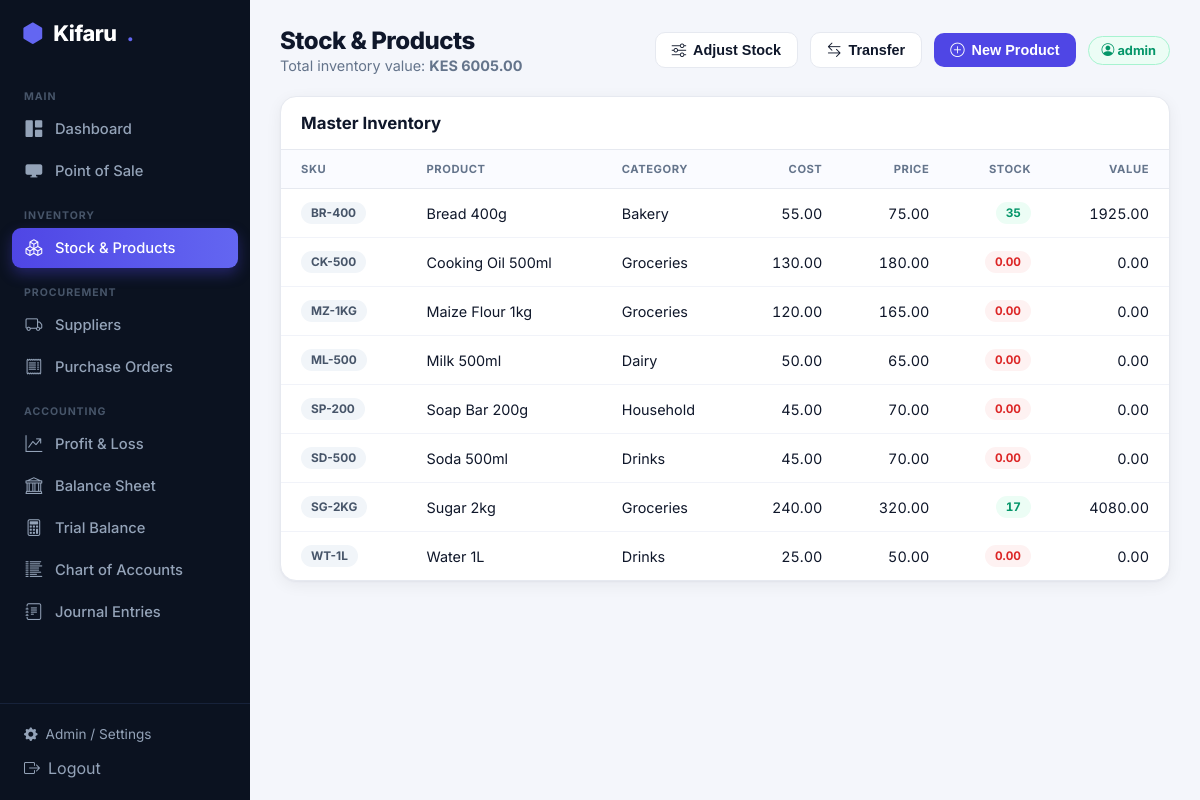
Screenshot of /inventory/ (signed in) with the database file from the repository.
### inventory/models.py (models this page shows, shortened)
class Product(models.Model):
    UNIT_CHOICES = [
        ('PCS', 'Pieces'),
        ('KG', 'Kilograms'),
        ('LTR', 'Liters'),
        ('BOX', 'Boxes'),
    ]
    sku = models.CharField(max_length=50, unique=True, help_text="Stock Keeping Unit (Barcode/ID)")
    name = models.CharField(max_length=255)
    category = models.ForeignKey(ProductCategory, on_delete=models.PROTECT)
    unit_of_measure = models.CharField(max_length=5, choices=UNIT_CHOICES, default='PCS')
    cost_price = models.DecimalField(max_digits=12, decimal_places=2, default=Decimal('0.00'),
                                     help_text="Default buying cost per unit (KES)")
    selling_price = models.DecimalField(max_digits=12, decimal_places=2, default=Decimal('0.00'),
                                        help_text="Default selling price per unit (KES)")
    reorder_level = models.DecimalField(max_digits=10, decimal_places=2, default=Decimal('0.00'),
                                        help_text="Alert when total stock falls to or below this")
    is_active = models.BooleanField(default=True)
    created_at = models.DateTimeField(auto_now_add=True)
    def get_moving_average_cost(self):
        from django.db.models import F, Sum
        inbound = self.movements.filter(quantity__gt=0)
        agg = inbound.aggregate(
            qty=Sum('quantity'),
            value=Sum(F('quantity') * F('unit_cost')),
        )
        qty = agg['qty'] or Decimal('0.00')
        value = agg['value'] or Decimal('0.00')
        if qty > 0 and value > 0:
            return (value / qty).quantize(Decimal('0.01'))
        return self.cost_price or Decimal('0.00')
    def get_total_stock(self):
        result = self.movements.aggregate(total=Sum('quantity'))
        return result['total'] or Decimal('0.00')

class ProductCategory(models.Model):
    name = models.CharField(max_length=100)
    description = models.TextField(blank=True, null=True)
    class Meta:
        verbose_name_plural = "Product Categories"

### inventory/views.py (the view)
# urls.py: path('', views.inventory_dashboard, name='inventory_dashboard'),
@login_required(login_url='/admin/login/')
def inventory_dashboard(request):
    products = Product.objects.filter(is_active=True).select_related('category').order_by('name')
    warehouses = Warehouse.objects.filter(is_active=True)
    rows = []
    for p in products:
        total = p.get_total_stock()
        rows.append({
            'product': p, 'stock': total,
            'low': total <= (p.reorder_level or 0),
            'value': total * p.get_moving_average_cost(),
        })
    total_value = sum((r['value'] for r in rows), Decimal('0.00'))
    return render(request, 'inventory/dashboard.html', {
        'rows': rows, 'products': products, 'warehouses': warehouses,
        'categories': ProductCategory.objects.all().order_by('name'),
        'total_value': total_value, 'active': 'inventory',
    })

### inventory/templates/inventory/dashboard.html (shortened to what this page needs)
{% extends 'base.html' %}
{% block heading %}Stock &amp; Products{% endblock %}
{% block subheading %}Total inventory value: <strong>KES {{ total_value|floatformat:2 }}</strong>{% endblock %}
{% block topaction %}
<button class="k-btn k-btn-light" onclick="show('adjustModal')"><i class="bi bi-sliders"></i> Adjust Stock</button>
<button class="k-btn k-btn-light" onclick="show('transferModal')"><i class="bi bi-arrow-left-right"></i> Transfer</button>
<button class="k-btn k-btn-primary" onclick="show('productModal')"><i class="bi bi-plus-circle"></i> New Product</button>
{% endblock %}
{% block content %}
<div class="k-card">
    <div class="k-sec-head"><h2>Master Inventory</h2></div>
    <table class="k-table">
        <thead><tr><th>SKU</th><th>Product</th><th>Category</th><th class="num">Cost</th><th class="num">Price</th><th class="num">Stock</th><th class="num">Value</th></tr></thead>
        <tbody>
        {% for row in rows %}
            <tr>
                <td><span class="k-badge b-gray">{{ row.product.sku }}</span></td>
                <td class="fw-bold">{{ row.product.name }}</td>
                <td>{{ row.product.category.name }}</td>
                <td class="num">{{ row.product.cost_price|floatformat:2 }}</td>
                <td class="num">{{ row.product.selling_price|floatformat:2 }}</td>
                <td class="num"><span class="k-badge {% if row.stock <= 0 %}b-red{% elif row.low %}b-amber{% else %}b-green{% endif %}">{{ row.stock }}</span></td>
                <td class="num">{{ row.value|floatformat:2 }}</td>
            </tr>
        {% empty %}
            <tr><td colspan="7" class="k-empty">No products yet. Click "New Product" to add one.</td></tr>
        {% endfor %}
        </tbody>
    </table>
</div>
{% endblock %}

### templates/base.html (shortened to what this page needs)
{% load static %}
<!DOCTYPE html>
<html lang="en">
<head>
    <link rel="stylesheet" href="https://cdn.jsdelivr.net/npm/bootstrap-icons@1.11.3/font/bootstrap-icons.css">
    <link rel="stylesheet" href="{% static 'css/kifaru.css' %}">
</head>
<body>
<div class="k-shell">
    <aside class="k-sidebar" id="kSidebar">
        <div class="k-brand"><i class="bi bi-hexagon-fill dot"></i> Kifaru<span class="dot">.</span></div>
        <nav class="k-nav">
            <div class="sec">Main</div>
            <a href="{% url 'admin_dashboard' %}" class="{% if active == 'dashboard' %}active{% endif %}"><i class="bi bi-grid-1x2-fill"></i> Dashboard</a>
            <a href="{% url 'pos_dashboard' %}" class="{% if active == 'pos' %}active{% endif %}"><i class="bi bi-display-fill"></i> Point of Sale</a>
            <div class="sec">Inventory</div>
            <a href="{% url 'inventory_dashboard' %}" class="{% if active == 'inventory' %}active{% endif %}"><i class="bi bi-boxes"></i> Stock &amp; Products</a>
            <div class="sec">Procurement</div>
            <a href="{% url 'supplier_list' %}" class="{% if active == 'suppliers' %}active{% endif %}"><i class="bi bi-truck"></i> Suppliers</a>
            <a href="{% url 'po_list' %}" class="{% if active == 'purchasing' %}active{% endif %}"><i class="bi bi-receipt"></i> Purchase Orders</a>
            <div class="sec">Accounting</div>
            <a href="{% url 'profit_loss' %}" class="{% if active == 'pnl' %}active{% endif %}"><i class="bi bi-graph-up-arrow"></i> Profit &amp; Loss</a>
            <a href="{% url 'balance_sheet' %}" class="{% if active == 'balance' %}active{% endif %}"><i class="bi bi-bank"></i> Balance Sheet</a>
            <a href="{% url 'trial_balance' %}" class="{% if active == 'trial' %}active{% endif %}"><i class="bi bi-calculator"></i> Trial Balance</a>
            <a href="{% url 'chart_of_accounts' %}" class="{% if active == 'coa' %}active{% endif %}"><i class="bi bi-list-columns-reverse"></i> Chart of Accounts</a>
            <a href="{% url 'journal_list' %}" class="{% if active == 'journals' %}active{% endif %}"><i class="bi bi-journal-text"></i> Journal Entries</a>
        </nav>
        <div class="k-side-foot">
            <a href="/admin/"><i class="bi bi-gear-fill"></i> Admin / Settings</a>
            <form method="post" action="/admin/logout/" style="margin:0">{% csrf_token %}
                <button type="submit" style="background:none;border:none;color:inherit;font:inherit;cursor:pointer;display:flex;align-items:center;gap:8px;padding:8px 10px;width:100%;border-radius:8px" onmouseover="this.style.background='#111a2e';this.style.color='#fff'" onmouseout="this.style.background='none';this.style.color=''"><i class="bi bi-box-arrow-right"></i> Logout</button>
            </form>
        </div>
    </aside>
    <main class="k-main">
        <div class="k-top">
            <div style="display:flex;align-items:center;gap:12px">
                <div>
                    <h1>{% block heading %}Dashboard{% endblock %}</h1>
                    <p>{% block subheading %}{% endblock %}</p>
                </div>
            </div>
            <div style="display:flex;align-items:center;gap:12px">
                {% block topaction %}{% endblock %}
                <span class="k-chip"><i class="bi bi-person-circle"></i> {{ request.user.username }}</span>
            </div>
        </div>
        {% block content %}{% endblock %}
    </main>
</div>
</body>
</html>

### static/css/kifaru.css (style rules this page uses)
:root { --k-bg:#f4f6fb; --k-surface:#ffffff; --k-ink:#0f172a; --k-muted:#64748b; --k-border:#e6e9f0; --k-brand:#4f46e5; --k-brand-2:#6366f1; --k-green:#10b981; --k-amber:#f59e0b; --k-red:#ef4444; --k-cyan:#06b6d4; --k-purple:#8b5cf6; --k-sidebar:#0b1220; --k-sidebar-ink:#94a3b8; --k-shadow:0 1px 2px rgba(16,24,40,.04),0 4px 16px rgba(16,24,40,.06); }
* { box-sizing:border-box }
body { font-family:'Inter',system-ui,-apple-system,Segoe UI,Roboto,sans-serif;background:var(--k-bg);color:var(--k-ink);margin:0 }
.k-shell { display:flex;min-height:100vh }
.k-sidebar { width:250px;background:var(--k-sidebar);color:var(--k-sidebar-ink);position:fixed;top:0;bottom:0;left:0;display:flex;flex-direction:column;z-index:50 }
.k-main { margin-left:250px;flex:1;padding:26px 30px;width:calc(100% - 250px) }
.k-brand { padding:20px 22px;font-weight:800;font-size:1.35rem;color:#fff;letter-spacing:-.02em;display:flex;align-items:center;gap:10px }
.k-brand .dot { color:var(--k-brand-2) }
.k-nav { padding:8px 12px;overflow-y:auto;flex:1 }
.k-nav .sec { font-size:.66rem;text-transform:uppercase;letter-spacing:.09em;color:#475569;font-weight:700;padding:16px 12px 6px }
.k-nav a { display:flex;align-items:center;gap:11px;color:var(--k-sidebar-ink);text-decoration:none;padding:10px 12px;border-radius:9px;font-weight:500;font-size:.92rem;margin-bottom:2px;transition:.15s }
.k-nav a.active { background:linear-gradient(90deg,var(--k-brand),var(--k-brand-2));color:#fff;box-shadow:0 6px 14px rgba(79,70,229,.35) }
.k-nav a i { width:20px;text-align:center;font-size:1.05rem }
.k-side-foot { padding:14px;border-top:1px solid #17223a }
.k-side-foot a { color:var(--k-sidebar-ink);text-decoration:none;font-size:.85rem;display:flex;align-items:center;gap:8px;padding:8px 10px;border-radius:8px }
.k-top { display:flex;justify-content:space-between;align-items:center;margin-bottom:22px;gap:12px;flex-wrap:wrap }
.k-top h1 { font-size:1.5rem;font-weight:800;margin:0;letter-spacing:-.02em }
.k-top p { margin:2px 0 0;color:var(--k-muted);font-size:.9rem }
.k-chip { background:#ecfdf5;color:#059669;border:1px solid #a7f3d0;padding:6px 13px;border-radius:999px;font-weight:700;font-size:.8rem }
.k-card { background:var(--k-surface);border:1px solid var(--k-border);border-radius:16px;box-shadow:var(--k-shadow) }
.k-sec-head { display:flex;justify-content:space-between;align-items:center;padding:16px 20px;border-bottom:1px solid var(--k-border) }
.k-sec-head h2 { font-size:1.05rem;font-weight:700;margin:0 }
.k-table { width:100%;border-collapse:collapse }
.k-table th { text-align:left;font-size:.7rem;text-transform:uppercase;letter-spacing:.05em;color:var(--k-muted);font-weight:700;padding:12px 20px;border-bottom:1px solid var(--k-border);background:#fafbff }
.k-table td { padding:13px 20px;border-bottom:1px solid #f1f3f9;font-size:.9rem }
.k-table tr:last-child td { border-bottom:none }
.k-table .num { text-align:right;font-variant-numeric:tabular-nums }
.k-badge { padding:4px 10px;border-radius:999px;font-size:.74rem;font-weight:700;display:inline-block }
.b-green { background:#ecfdf5;color:#059669 }
.b-red { background:#fef2f2;color:#dc2626 }
.b-gray { background:#f1f5f9;color:#475569 }
.k-btn { display:inline-flex;align-items:center;gap:7px;border:none;border-radius:10px;padding:9px 16px;font-weight:600;font-size:.9rem;cursor:pointer;text-decoration:none;transition:.15s }
.k-btn-primary { background:var(--k-brand);color:#fff }
.k-btn-light { background:#fff;color:var(--k-ink);border:1px solid var(--k-border) }

### rows the page displays
Product: product.sku "BR-400", product.name "Bread 400g", product.category.name "Bakery", product.cost_price "55.00", product.selling_price "75.00", stock "35", value "1925.00"
Product: product.sku "CK-500", product.name "Cooking Oil 500ml", product.category.name "Groceries", product.cost_price "130.00", product.selling_price "180.00", stock "0.00", value "0.00"
Product: product.sku "MZ-1KG", product.name "Maize Flour 1kg", product.category.name "Groceries", product.cost_price "120.00", product.selling_price "165.00", stock "0.00", value "0.00"
Product: product.sku "ML-500", product.name "Milk 500ml", product.category.name "Dairy", product.cost_price "50.00", product.selling_price "65.00", stock "0.00", value "0.00"
Product: product.sku "SP-200", product.name "Soap Bar 200g", product.category.name "Household", product.cost_price "45.00", product.selling_price "70.00", stock "0.00", value "0.00"
Product: product.sku "SD-500", product.name "Soda 500ml", product.category.name "Drinks", product.cost_price "45.00", product.selling_price "70.00", stock "0.00", value "0.00"
Product: product.sku "SG-2KG", product.name "Sugar 2kg", product.category.name "Groceries", product.cost_price "240.00", product.selling_price "320.00", stock "17", value "4080.00"
Product: product.sku "WT-1L", product.name "Water 1L", product.category.name "Drinks", product.cost_price "25.00", product.selling_price "50.00", stock "0.00", value "0.00"

### other values shown
{{ total_value|floatformat:2 }} "6005.00"
{{ request.user.username }} "admin"
